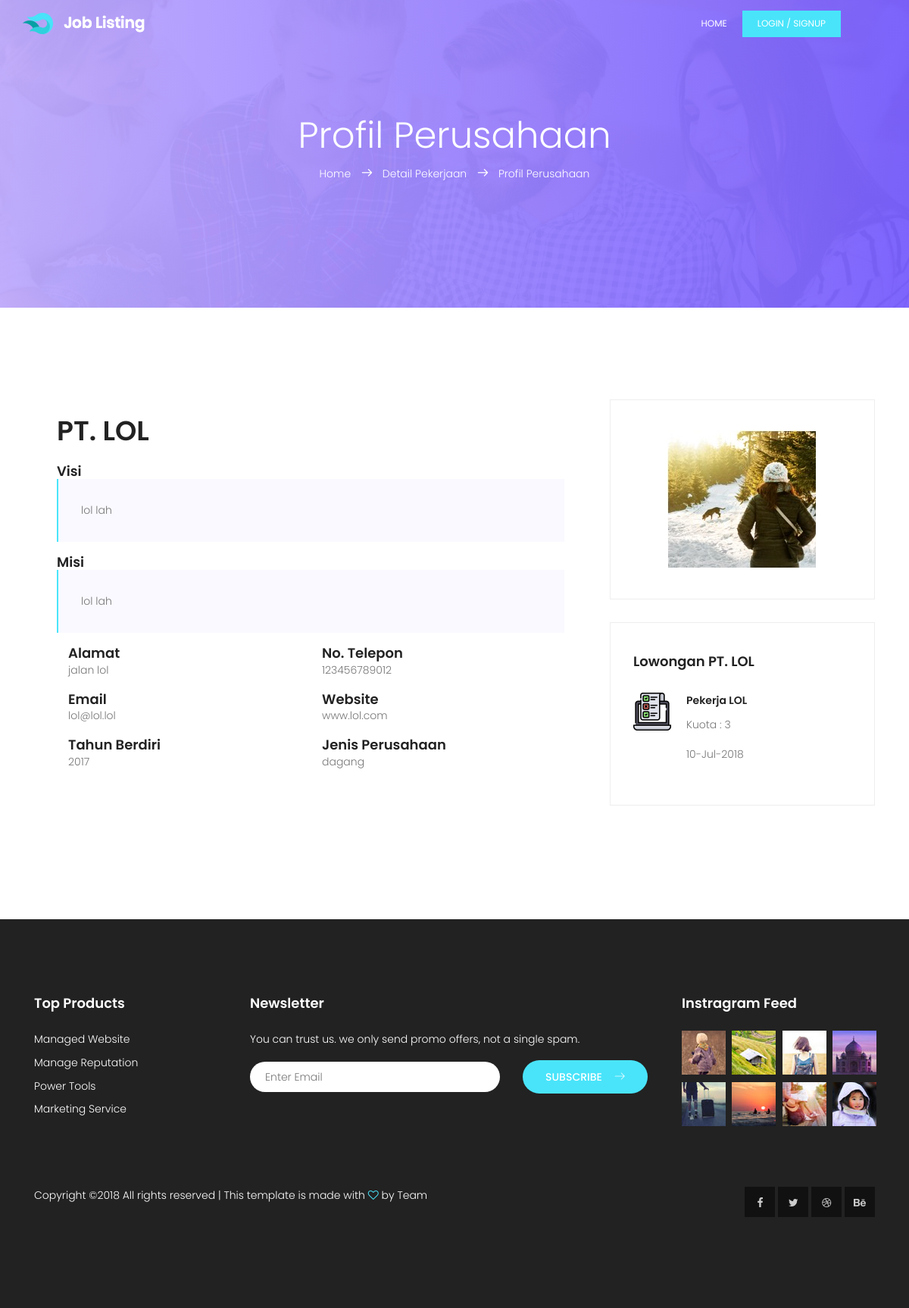
The page /index.php/home/single/4/2 on the database as committed earlier.
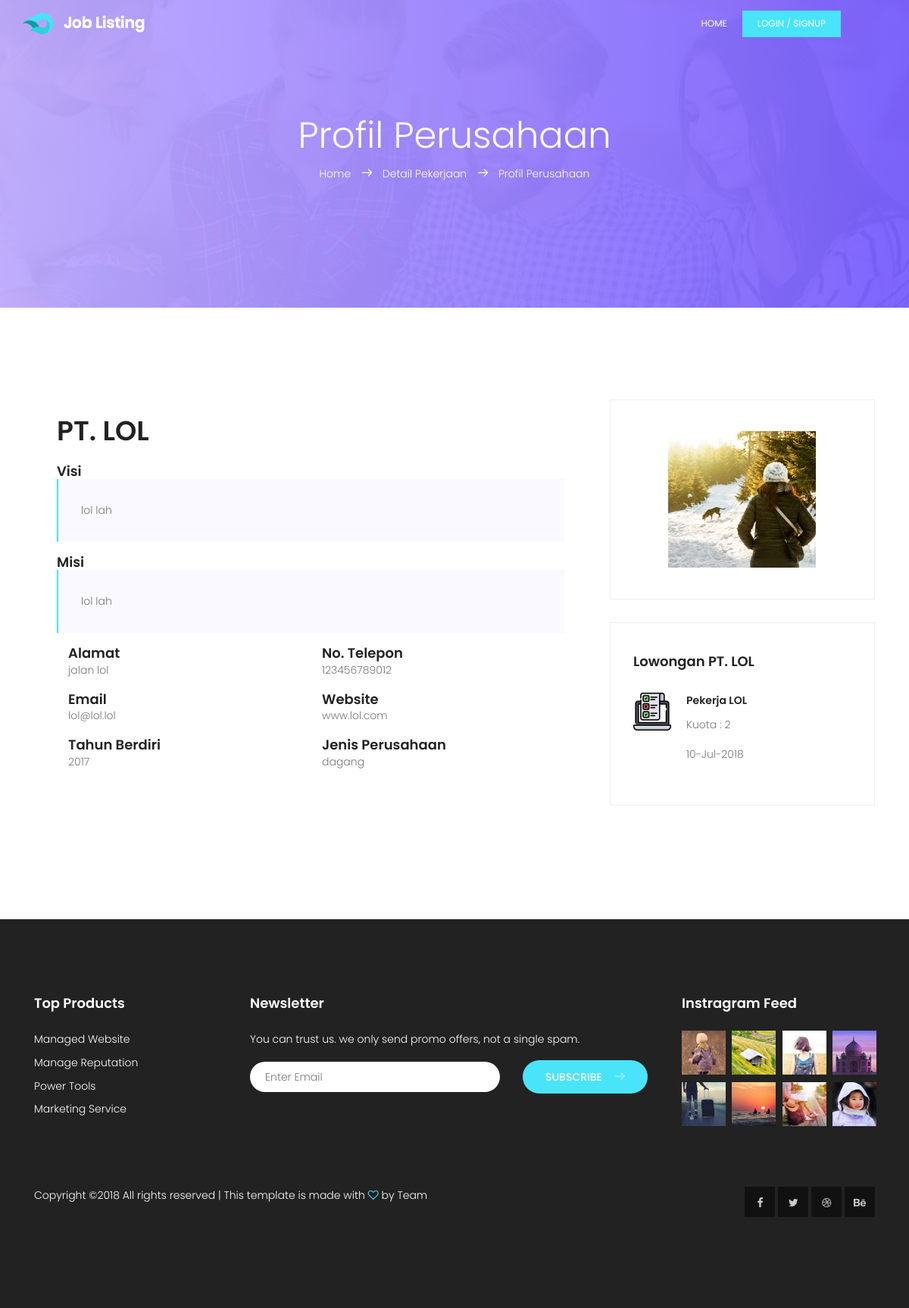
The same page on the database as committed later.
### tables this page shows
CREATE TABLE `lowongan` (
  `idLowongan` int(11) NOT NULL,
  `lowongan` varchar(50) NOT NULL,
  `deskripsi` varchar(255) NOT NULL,
  `persyaratan` varchar(255) NOT NULL,
  `idPerusahaan` int(11) NOT NULL,
  `tglPost` date NOT NULL,
  `status` enum('buka','tutup') NOT NULL,
  `gaji` bigint(20) NOT NULL,
  `kota` varchar(25) NOT NULL,
  `jamKerja` enum('0','1','2') NOT NULL,
  `kuota` int(11) NOT NULL,
  `fkKategori` int(11) NOT NULL
);

CREATE TABLE `kategori_pekerjaan` (
  `idKategori` int(11) NOT NULL,
  `namaKategori` varchar(50) NOT NULL,
  `gambar` varchar(250) NOT NULL
);

### application/controllers/home.php (called while the page is built, shortened)
<?php
class Home extends CI_Controller {
	var $data;
	public function __construct()
	{
		$this->load->model('lowongan');
		$this->load->model('user');
	}
	public function single($idLowongan, $idPerusahaan = 0)
	{
		$data['userMasuk'] = $this->data;
		if ($idPerusahaan == 0) {
			$data['lowongan'] = $this->lowongan->getLowongan($idLowongan);
			$data['lowonganTerkait'] = $this->lowongan->getLowongan('', $idLowongan, $data['lowongan'][0]->fkKategori);
			$data['pendaftar'] = $this->lowongan->getPendaftar();
			$this->load->view('home/single', $data);
		} else {
			$data['perusahaan'] = $this->user->getPerusahaan($idPerusahaan);
			$data['lowongan'] = $this->lowongan->getLowongan('',0,0,$idPerusahaan);
			$this->load->view('home/perusahaan', $data);
		}
	}
}

### index.php (called while the page is built, shortened)
<?php
require_once BASEPATH.'core/CodeIgniter.php';

### application/models/user.php (called while the page is built, shortened)
<?php
class User extends CI_Model {
	public function getPerusahaan($id)
	{
		$this->db->from('perusahaan p');
		$this->db->join('jenis_perusahaan jp', 'p.idJenisPerusahaan = jp.idJenisPerusahaan');
		$this->db->where('idPerusahaan', $id);
		return $this->db->get()->result();
	}
}

### application/models/lowongan.php (called while the page is built, shortened)
<?php
class Lowongan extends CI_Model {
	public function getLowongan($get, $getkat=0, $kategori=0, $idPerusahaan=0)
	{
		$this->db->join('perusahaan', 'lowongan.idPerusahaan = perusahaan.idPerusahaan', 'left');
		$this->db->join('kategori_pekerjaan kp', 'lowongan.fkKategori = kp.idKategori', 'left');
		$this->db->where('status', 'buka');
		$this->db->where('kuota >', 0);
		if ($idPerusahaan > 0) {
			$this->db->where('lowongan.idPerusahaan', $idPerusahaan);
		}
		$this->db->order_by('tglPost', 'desc');
		$query = $this->db->get('lowongan');
		if ($get == 'num') {
			return $query->num_rows();
		} else {
			return $query->result();
		}
	}
}

### application/views/home/perusahaan.php (the view, shortened to what the changed rows need)
<!DOCTYPE html>
<html lang="id" class="no-js">
    <head>
        <?php include 'head.php'; ?>
	</head>
	<body>
		<section class="banner-area relative" id="home">
			<div class="container">
				<div class="row d-flex align-items-center justify-content-center">
					<div class="about-content col-lg-12">
						<h1 class="text-white">
							Profil Perusahaan
						</h1>
					</div>
				</div>
			</div>
		</section>
         <section class="blog-posts-area section-gap">
                <div class="container">
                    <div class="row">
                        <div class="col-lg-8 post-list blog-post-list">
                            <div class="single-post">
                                <h1>
                                    <?= $perusahaan[0]->namaPerusahaan ?>
                                </h1>
                            </div>
                        </div>
                        <div class="col-lg-4 sidebar">
                            <div class="single-widget recent-posts-widget">
                                <div class="blog-list ">
                                    <?php foreach ($lowongan as $value): ?>
                                        <div class="single-recent-post d-flex flex-row">
                                            <div class="recent-thumb">
                                                <img class="img-fluid" src="<?= base_url('assets/home/img/'.$value->gambar) ?>" alt="">
                                            </div>
                                            <div class="recent-details">
                                                <a href="<?= base_url('index.php/home/single/'.$value->idLowongan) ?>">
                                                    <h4>
                                                        <?= $value->lowongan ?>
                                                    </h4>
                                                </a>
                                                <p>
                                                    Kuota : <?= $value->kuota ?>
                                                </p>
                                                <p>
                                                    <?= date('d-M-Y', strtotime($value->tglPost)) ?>
                                                </p>
                                            </div>
                                        </div>
                                    <?php endforeach ?>
                                </div>
                            </div>
                        </div>
                    </div>
                </div>
            </section>
	</body>
</html>

Rows that differ between the two databases and show on the page:
changed lowongan "Pekerja LOL": kuota "3" → "2"
